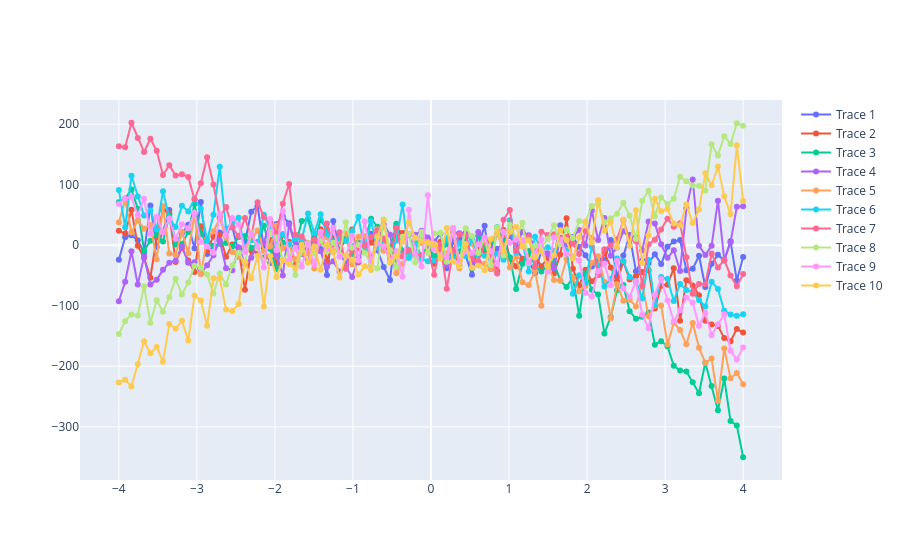

Notebook code cell kept with this figure:
### Code cell
n_traces = 10
fig = go.Figure()


n_samples = 100

for i in range(n_traces):
    x = np.linspace(-1, 1, n_samples)*4
    coef = 5*(np.random.rand(4)-0.5)  # Random coefficients for the polynomial
    zero = 3*(np.random.rand(3)-0.5)  # Random zero offset
    y = 25*np.random.randn(n_samples) + coef[0]*(x-zero[0])**3 + coef[1]*(x-zero[1])**2 + coef[2]*(x-zero[2]) + coef[3]
    fig.add_trace(go.Scatter(
        x=x, y=y,
        mode='lines+markers', 
        text=[f'gate {x_val}' for x_val in x],  # List of labels for each point
        name=f'Trace {i+1}', hoverinfo='text',  # Show only the text on hover
    ))
fig.show()
